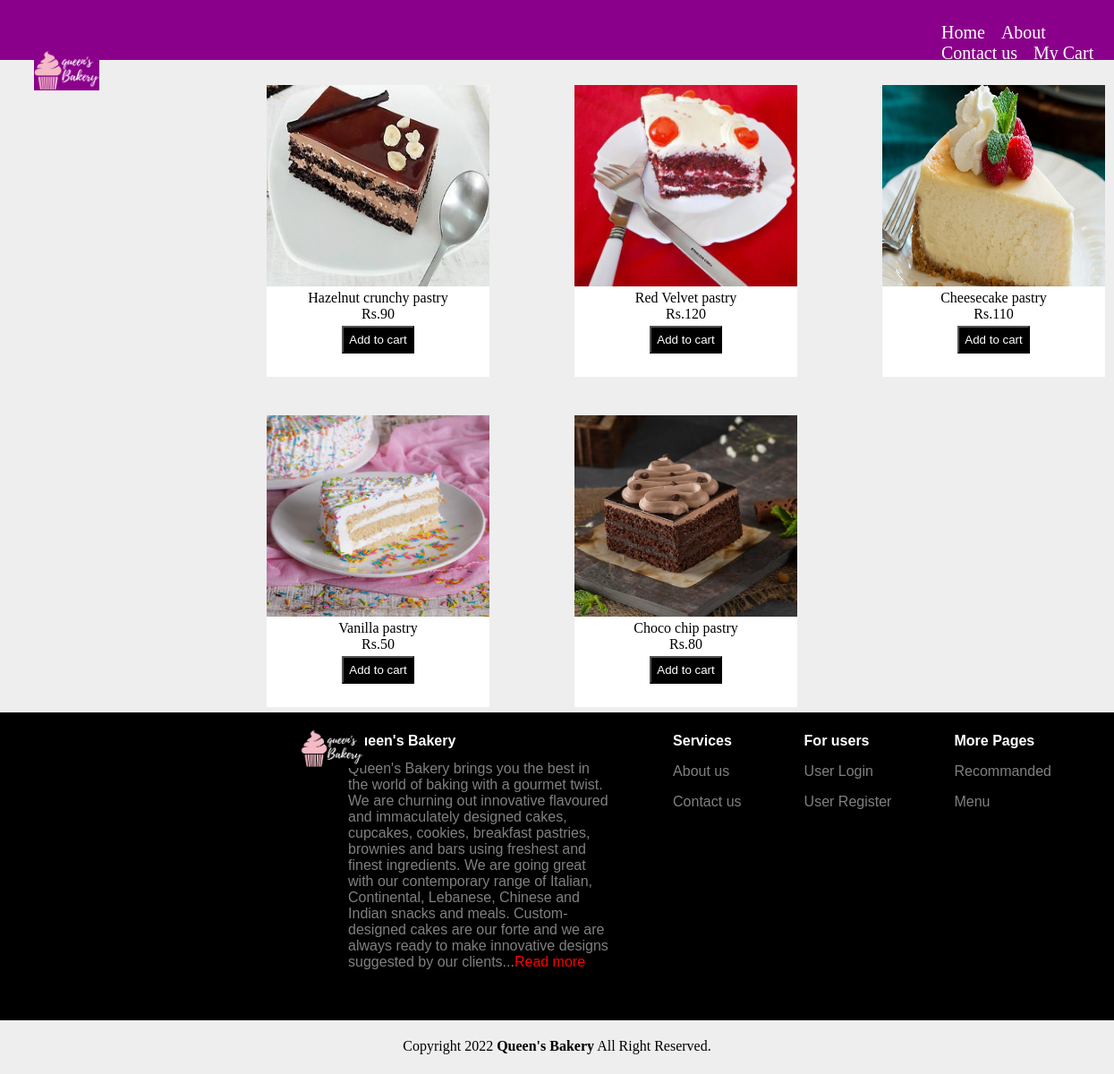
Page /user/pastries.php on the committed database.
### tables this page shows
CREATE TABLE `pastry` (
  `id` int(30) NOT NULL,
  `name` varchar(30) NOT NULL,
  `price` int(30) NOT NULL,
  `photopath` longblob NOT NULL
);

### user/pastries.php (the view, shortened to what this page needs)
<?php
include("connection.php")
?>
<!DOCTYPE html>
<html lang="en">
<head>
    <link rel="stylesheet" href="cake.css">
    <link rel="stylesheet" href="main_page.css">
</head>
<body>
    <header>
        <nav>
            <ul>
                <li><a href="index.php">Home</a></li>
                <li><a href="about.php">About</a></li>
                <li><a href="contact.php">Contact us</a></li>
                <?php
                  $count = 0;
                  ?>
                <li><a href="cart.php">My Cart (<?php echo $count;?>)</a></li>
                <?php
                  if(!isset($_SESSION['name']))
                  {
                    echo '<li><a href="login.php">Login</a></li>';
                }
                else{
                   echo  '<li><a href="name.php">My account</a></li>';
                }
                ?>
            </ul>
        </nav>
        <a href="index.php" target="_blank"><img src="/bakery_management/images/Add a heading (2).png" alt="" class="image1"></a>
    </header>
    <main>
        <div class="container2">
        <?php
        $query = "SELECT * FROM pastry";
        $query_run = mysqli_query($conn, $query);
        $check_product = mysqli_num_rows($query_run) > 0;
        if ($check_product) {
            while ($row = mysqli_fetch_array($query_run)) {
                ?>
                    <div class="image3">
                <form action="manage_cart.php" method="POST">
                       <?php echo '<img src="/bakery_management/admin/'.($row['photopath']).'" alt="">';?>
                        <p class="name"><?php echo $row['name']; ?></p>
                        <p class="price">Rs.<?php echo $row['price']; ?></p>
                        <button type="submit" name="Add_To_Cart" class="btn">Add to cart</button>
                    </div>
                <?php
            }
        } else {
            echo "No item found";
        }
        ?>
        </div>
    </main>
    <div class="container3">
        <div class="logo">
            <img src="/bakery_management/images/newlogo.png" alt="">
        </div>
        <div class="about">
            <h4>Queen's Bakery</h4>
            <p>Queen's Bakery brings you the best in the world of baking with a gourmet twist. We are churning out
                innovative flavoured and immaculately designed cakes, cupcakes, cookies, breakfast pastries, brownies
                and bars using freshest and finest ingredients. We are going great with our contemporary range of
                Italian, Continental, Lebanese, Chinese and Indian snacks and meals. Custom-designed cakes are our forte
                and we are always ready to make innovative designs suggested by our clients...<a href="about.php">Read
                    more</a>
            </p>
        </div>
        <div class="about1">
            <h4>Services</h4>
            <ul>
                <li><a href="about.php">About us</a></li>
                <li><a href="contact.php">Contact us</a></li>
            </ul>
        </div>
        <div class="about1">
            <h4>For users</h4>
            <ul>
                <li><a href="login.php">User Login</a></li>
                <li><a href="signup.php">User Register</a></li>
            </ul>
        </div>
        <div class="about1">
            <h4>More Pages</h4>
            <ul>
                <li><a href="index.php#one">Recommanded</a></li>
                <li><a href="menu.php">Menu</a></li>
            </ul>
        </div>
    </div>
    <footer>
        <p>Copyright 2022<b> Queen's Bakery</b> All Right Reserved.</p>
    </footer>
</body>
</html>

### user/cake.css (style rules this page uses)
.container2 { width: 1315px; display: grid; grid-template-columns:344px 344px 344px; grid-template-rows: 369px ; margin-left: 148px; margin-top: 3px; background-color: #eeeeee; color: black; justify-items: center; }
.image3 { background-color: white; text-align: center; height: 326px; margin-left: 205px; margin-top: 25px; color: black; margin-bottom: 6px; }
.image3 img { width: 239px; height: 251px; }
.image3 img { border-radius: 0px; }
.btn { padding: 6px; margin-top: 4px; background-color: black; color: white; }

### user/main_page.css (style rules this page uses)
* { margin: 0; padding: 0; }
body { background-color: #eeeeee; }
header { background-color: #8b008b; height: 42px; padding-top: 25px; }
nav ul li a { color: white; text-decoration: none; font-size: 20px; font-weight: 450; }
nav ul li { display: inline; list-style: none; padding: 5px; }
nav ul { margin-left: 1045px; }
nav ul li a { padding: 2px; }
.image1 { position: relative; bottom: 37px; left: 38px; width: 73px; }
main { display: flex; justify-content: center; }
.container2 { width: 1315px; display: grid; grid-template-columns:344px 344px 344px; grid-template-rows: 369px ; margin-left: 148px; margin-top: 3px; background-color: #eeeeee; color: black; justify-items: center; }
.image3 { background-color: white; text-align: center; height: 326px; margin-left: 205px; margin-top: 25px; color: black; margin-bottom: 6px; }
.image3 img { width: 249px; height: 225px; }
.image3 img { border-radius: 0px; }
.btn { padding: 6px; margin-top: 4px; background-color: black; color: white; }
.container3 { background-color: black; color: white; height: 344px; display: grid; grid-template-columns: auto auto auto auto auto; font-family: 'Mulish', sans-serif; }
.about { margin-left: 246px; }
.container3 p { width: 293px; margin-top: 13px; }
.container3 h4 { margin-top: 23px; }
.about p { color: gray; }
.about a { color: red; text-decoration: none; }
.logo img { position: relative; top: 18px; left: 335px; width: 73px; }
.about1 ul li { list-style: none; padding-top: 14px; margin-top: 2px; }
.about1 ul li a { text-decoration: none; color: gray; }
footer { height: 40px; }
footer p { margin-top: 20px; text-align: center; }

### rows in the picture
pastry: photopath (picture), name "Hazelnut crunchy pastry", price "90"
pastry: photopath (picture), name "Red Velvet pastry", price "120"
pastry: photopath (picture), name "Cheesecake pastry", price "110"
pastry: photopath (picture), name "Vanilla pastry", price "50"
pastry: photopath (picture), name "Choco chip pastry", price "80"
